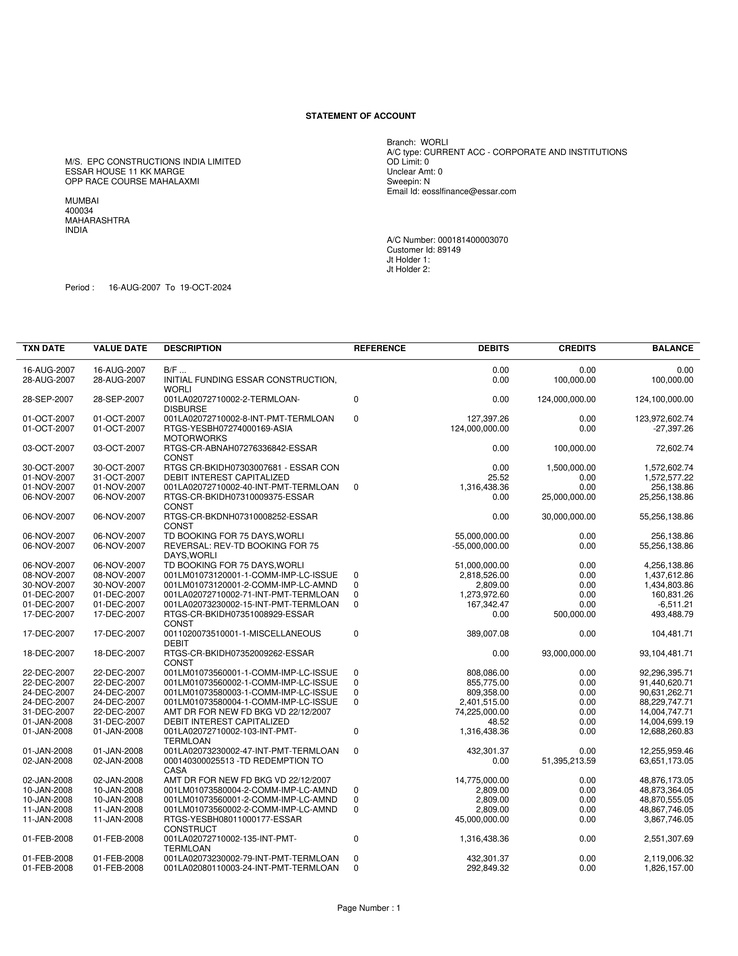
#> input picture dump_spark/input1/page_1.jpg, 738 x 956 px, shrunk from 2550 x 3300 before the run
$ python -i head.py   (imports and definitions only)
#> lines starting #> are read from the running program, lines starting #| are printed output that depends on the picture; after the words box and inside, x2 and y2 are one past the last pixel; in counts of white or black regions, pixels touching at a corner belong together
import os
import cv2
import json
from PIL import Image

def get_script_directory():
    """Returns the directory of the current script."""
    return os.path.dirname(os.path.realpath(__file__))

# Function to detect the first horizontal line in the image (top to bottom)
def find_first_horizontal_line(image_path):
#> called with image_path = 'input1/page_1.jpg'
    img = cv2.imread(image_path, cv2.IMREAD_GRAYSCALE)
#> img is the input picture: shape (956, 738); min 0, max 255, mean 242.1
    edges = cv2.Canny(img, 100, 200)
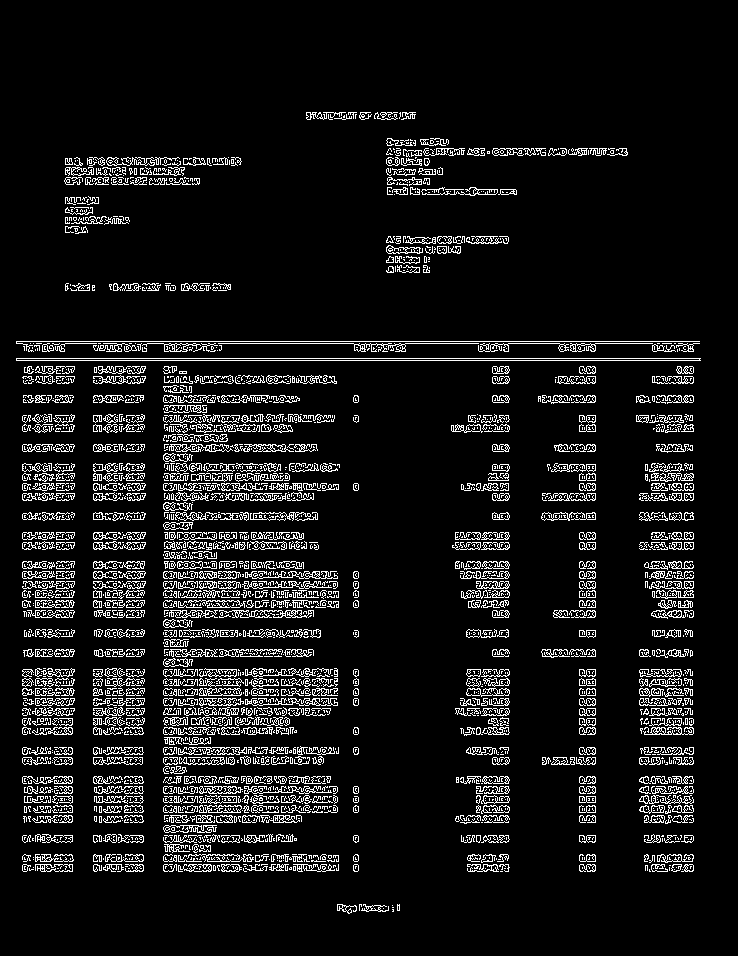
#> edges: shape (956, 738); 8.6% white in thin lines or dots, all inside (x1, y1, x2, y2) = (16, 112, 701, 914)
    contours, _ = cv2.findContours(edges, cv2.RETR_EXTERNAL, cv2.CHAIN_APPROX_SIMPLE)
#> contours = 2512 contours, 2110 with area under 20; largest, box (x1, y1, x2, y2) and area: (16, 358, 701, 361) 1367, (219, 610, 314, 618) 265, (548, 493, 596, 501) 256, (199, 688, 242, 696) 232, (169, 444, 233, 452) 231
    contours = sorted(contours, key=lambda c: cv2.boundingRect(c)[1])

    for contour in contours:
        x, y, w, h = cv2.boundingRect(contour)
        if w > img.shape[1] // 2:
            return y
#> this loop made 227 passes
#> (x, y, w, h) on passes 1 to 3: (401, 112, 15, 8), (399, 112, 2, 7), (380, 112, 18, 6)
    return None

# Function to detect the last horizontal line in the image (bottom to top)
def find_last_horizontal_line(image_path):
    img = cv2.imread(image_path, cv2.IMREAD_GRAYSCALE)
    edges = cv2.Canny(img, 100, 200)
    contours, _ = cv2.findContours(edges, cv2.RETR_EXTERNAL, cv2.CHAIN_APPROX_SIMPLE)

    # Sort contours by their position in the y-axis (bottom to top)
    contours = sorted(contours, key=lambda c: cv2.boundingRect(c)[1], reverse=True)

    for contour in contours:
        x, y, w, h = cv2.boundingRect(contour)
        if w > img.shape[1] // 2:
            return y
    return None

# Function to crop the image to keep header or footer
def crop_image(image_path, first_horizontal_line, is_first_page):
    img = Image.open(image_path)

    if is_first_page:
        # For the first page (header), keep everything above the horizontal line
        img_cropped = img.crop((0, 0, img.width, first_horizontal_line))
    else:
        # For the last page (footer), keep everything below the horizontal line
        img_cropped = img.crop((0, first_horizontal_line, img.width, img.height))

    return img_cropped

# Get the script directory dynamically
script_directory = get_script_directory()

# Define the relative paths based on the script directory
pdf_metadata_path = os.path.join(script_directory, "out", "pdf_metadata.json")
source_folder = os.path.join(script_directory, "out")
destination_folder = os.path.join(script_directory, "out2")

# Open and load the JSON file
# [2 lines not run here, left out]

# Process the first and last page image files based on metadata
# [1 line that did not run here, left out]
# [1 line that did not run here, left out]

# Process the first page (header crop)
# [1 line that did not run here, left out]
# [1 line that did not run here, left out]

# [11 lines not run here, left out]

# Process the last page (footer crop)
# [1 line that did not run here, left out]
# [1 line that did not run here, left out]

# [11 lines not run here, left out]

>>> result = find_first_horizontal_line('input1/page_1.jpg')
#> result = 341

$ run again, on dump_spark/input1/page_10.jpg
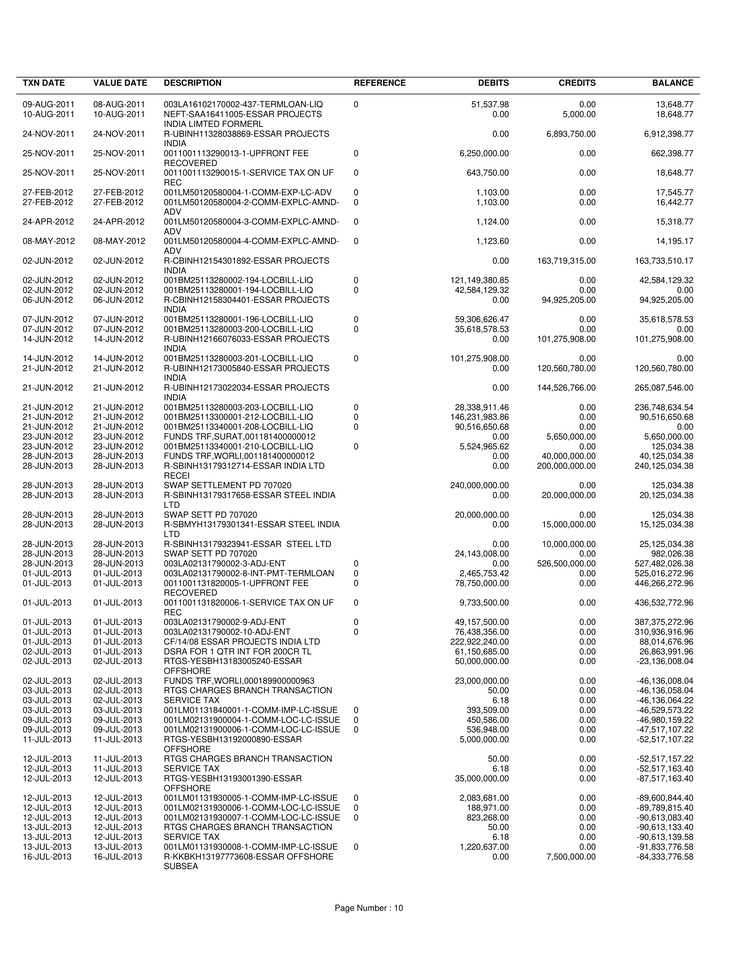
#> input picture dump_spark/input1/page_10.jpg, 738 x 956 px, shrunk from 2550 x 3300 before the run
#> in find_first_horizontal_line, img is the input picture: shape (956, 738); min 0, max 255, mean 238.2
#> in find_first_horizontal_line, `edges = cv2.Canny(img, 100, 200)`:
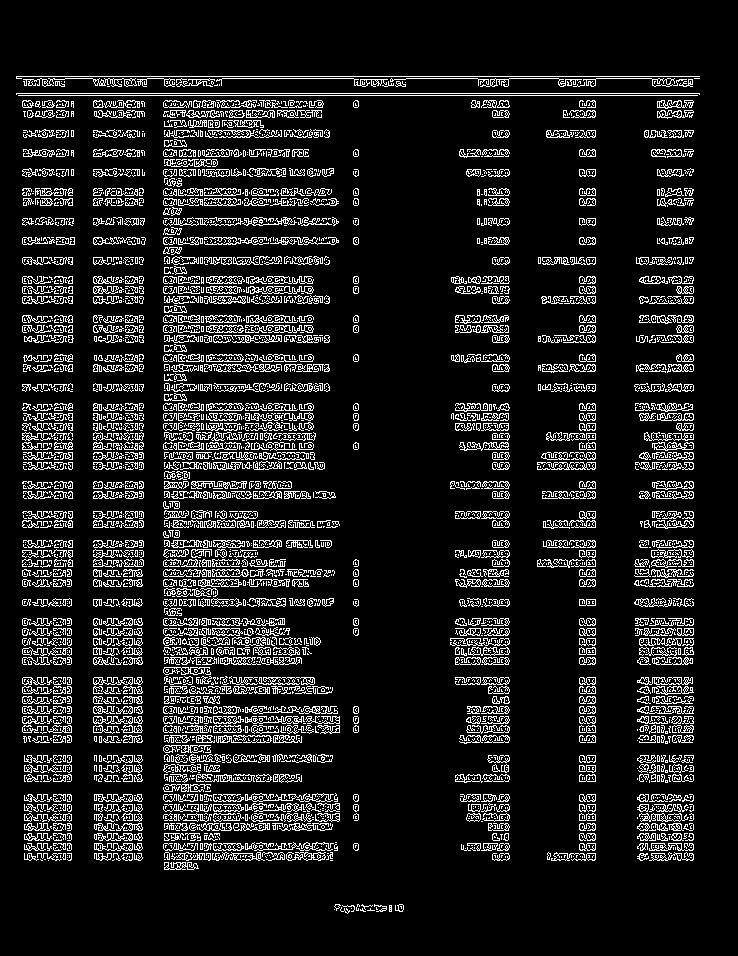
#> edges: shape (956, 738); 11.6% white in thin lines or dots, all inside (x1, y1, x2, y2) = (16, 76, 700, 914)
#> in find_first_horizontal_line, `contours, _ = cv2.findContours(edges, cv2.RETR_EXTERNAL, cv2.CHAIN_APP..`: contours = 3175 contours, 2589 with area under 20; largest, box (x1, y1, x2, y2) and area: (637, 677, 693, 685) 263, (537, 462, 596, 470) 255, (206, 403, 244, 411) 238, (206, 354, 244, 362) 238, (206, 325, 244, 333) 232
#> in find_first_horizontal_line, `contours = sorted(contours, key=lambda c: cv2.boundingRect(c)[1])`: contours = 3175 contours, 2589 with area under 20; largest, box (x1, y1, x2, y2) and area: (637, 677, 693, 685) 263, (537, 462, 596, 470) 255, (206, 354, 244, 362) 238, (206, 403, 244, 411) 238, (206, 325, 244, 333) 232
#> the loop in find_first_horizontal_line, `for contour in contours:` made 1 pass
#> (x, y, w, h) on pass 1: (16, 76, 684, 3)
#> result = 76

$ run again, on dump_spark/input1/page_11.jpg
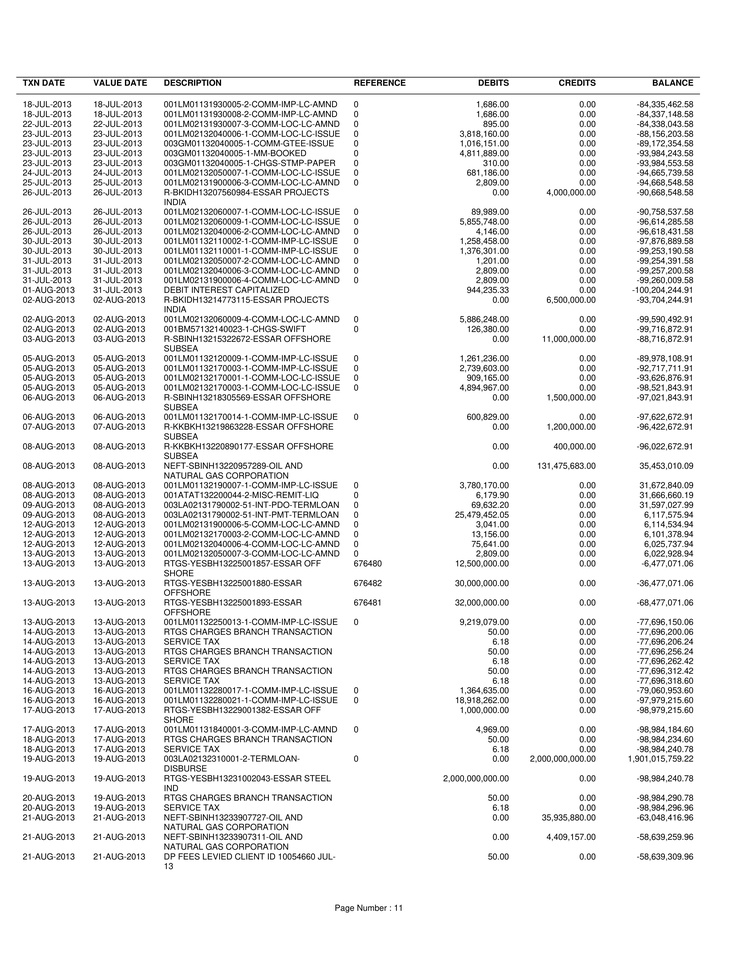
#> input picture dump_spark/input1/page_11.jpg, 738 x 956 px, shrunk from 2550 x 3300 before the run
#> in find_first_horizontal_line, img is the input picture: shape (956, 738); min 0, max 255, mean 236.2
#> in find_first_horizontal_line, `edges = cv2.Canny(img, 100, 200)`:
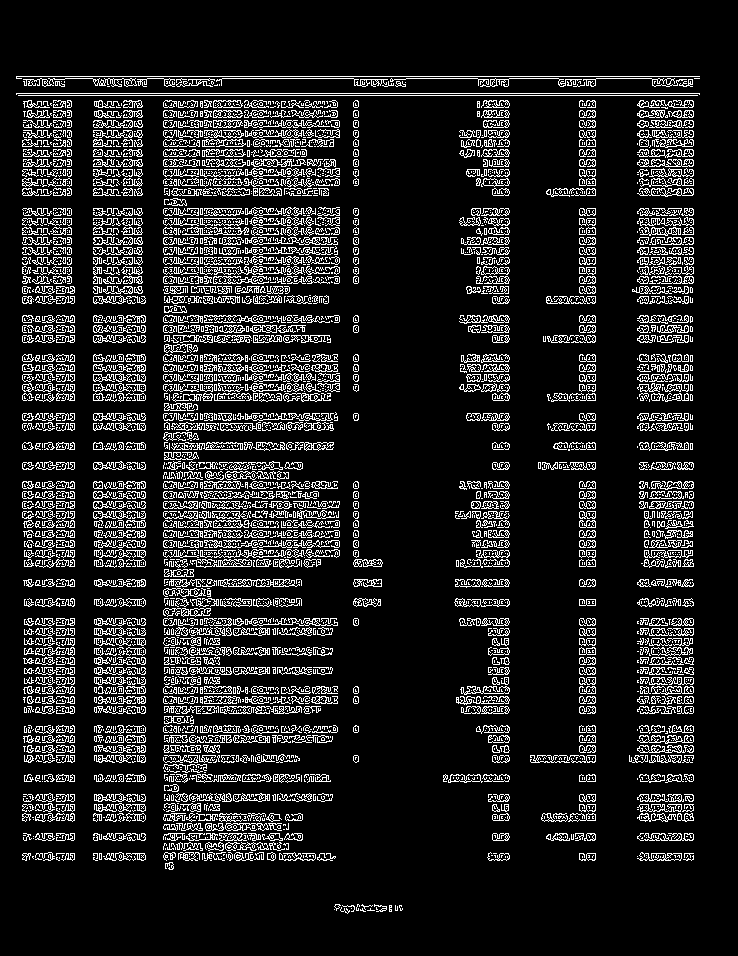
#> edges: shape (956, 738); 12.9% white in thin lines or dots, all inside (x1, y1, x2, y2) = (16, 76, 700, 914)
#> contours = 3360 contours, 2667 with area under 20; largest, box (x1, y1, x2, y2) and area: (218, 579, 300, 587) 424, (192, 559, 252, 568) 336, (460, 686, 510, 695) 244, (637, 852, 682, 861) 236, (637, 833, 694, 841) 227
#> the loop in find_first_horizontal_line, `for contour in contours:` made 1 pass
#> (x, y, w, h) on pass 1: (16, 76, 684, 3)
#> result = 76

$ run again, on dump_spark/input1/page_12.jpg
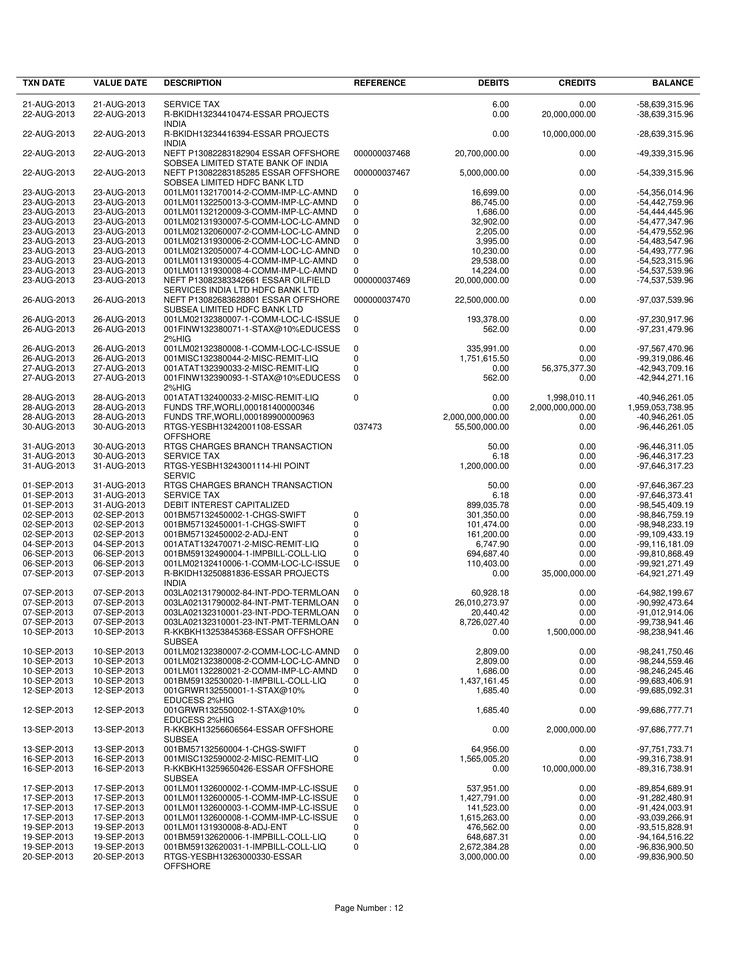
#> input picture dump_spark/input1/page_12.jpg, 738 x 956 px, shrunk from 2550 x 3300 before the run
#> in find_first_horizontal_line, img is the input picture: shape (956, 738); min 0, max 255, mean 235.8
#> in find_first_horizontal_line, `edges = cv2.Canny(img, 100, 200)`:
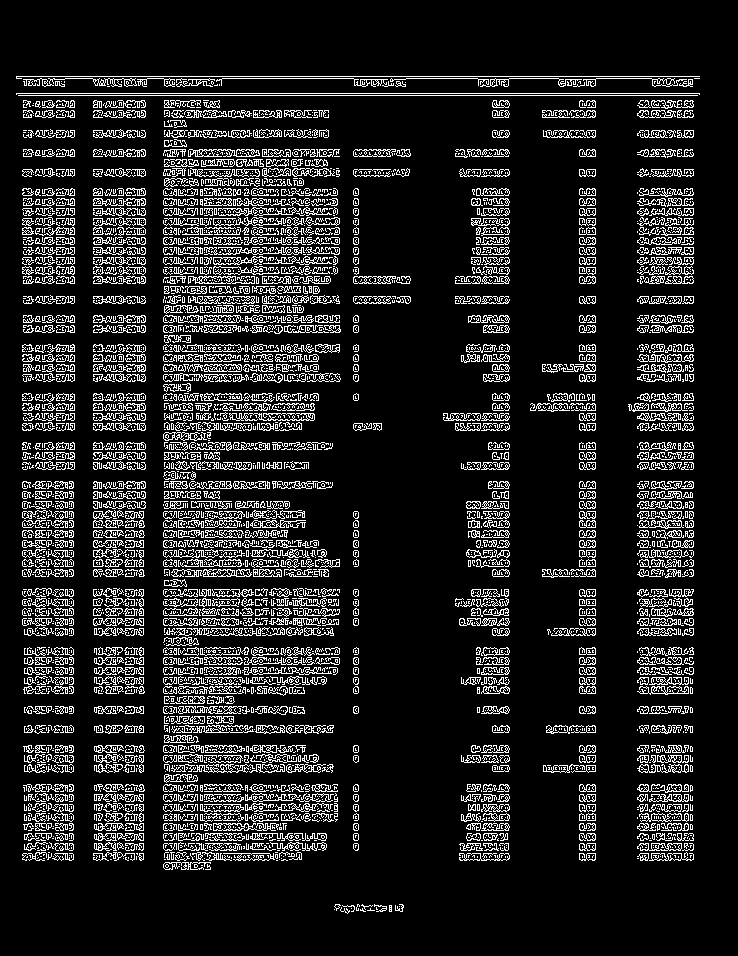
#> edges: shape (956, 738); 13.1% white in thin lines or dots, all inside (x1, y1, x2, y2) = (16, 76, 700, 914)
#> contours = 3595 contours, 2900 with area under 20; largest, box (x1, y1, x2, y2) and area: (229, 413, 315, 421) 384, (188, 149, 260, 157) 318, (213, 823, 279, 831) 256, (202, 569, 252, 577) 252, (353, 276, 396, 284) 246
#> the loop in find_first_horizontal_line, `for contour in contours:` made 1 pass
#> (x, y, w, h) on pass 1: (16, 76, 684, 3)
#> result = 76
